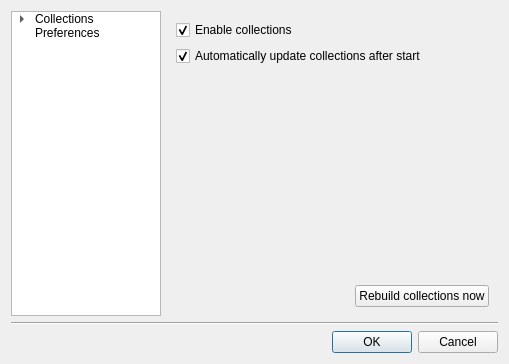
<?xml version="1.0" encoding="UTF-8"?>
<ui version="4.0">
 <class>PreferencesDialog</class>
 <widget class="QDialog" name="PreferencesDialog">
  <property name="geometry">
   <rect>
    <x>0</x>
    <y>0</y>
    <width>509</width>
    <height>364</height>
   </rect>
  </property>
  <property name="windowTitle">
   <string>Dialog</string>
  </property>
  <layout class="QVBoxLayout" name="verticalLayout">
   <item>
    <layout class="QHBoxLayout" name="horizontalLayout">
     <item>
      <widget class="QTreeWidget" name="tabsList">
       <property name="sizePolicy">
        <sizepolicy hsizetype="Fixed" vsizetype="Expanding">
         <horstretch>0</horstretch>
         <verstretch>0</verstretch>
        </sizepolicy>
       </property>
       <property name="maximumSize">
        <size>
         <width>150</width>
         <height>16777215</height>
        </size>
       </property>
       <property name="editTriggers">
        <set>QAbstractItemView::NoEditTriggers</set>
       </property>
       <property name="showDropIndicator" stdset="0">
        <bool>false</bool>
       </property>
       <property name="animated">
        <bool>true</bool>
       </property>
       <property name="headerHidden">
        <bool>true</bool>
       </property>
       <property name="columnCount">
        <number>1</number>
       </property>
       <column>
        <property name="text">
         <string>Column 1</string>
        </property>
       </column>
       <item>
        <property name="text">
         <string extracomment="Collections configuration">Collections</string>
        </property>
        <property name="flags">
         <set>ItemIsSelectable|ItemIsEnabled</set>
        </property>
        <item>
         <property name="text">
          <string extracomment="Set path to create the collection from">Path</string>
         </property>
        </item>
       </item>
       <item>
        <property name="text">
         <string extracomment="Other preferences">Preferences</string>
        </property>
       </item>
      </widget>
     </item>
     <item>
      <widget class="QStackedWidget" name="configuration_pages">
       <property name="currentIndex">
        <number>0</number>
       </property>
       <widget class="QWidget" name="collections_page">
        <layout class="QVBoxLayout" name="verticalLayout_2">
         <item>
          <widget class="QCheckBox" name="enableCollectionsCheckbox">
           <property name="text">
            <string>Enable collections</string>
           </property>
           <property name="checked">
            <bool>true</bool>
           </property>
          </widget>
         </item>
         <item>
          <widget class="QCheckBox" name="autoRebuildCheckbox">
           <property name="text">
            <string>Automatically update collections after start</string>
           </property>
           <property name="checked">
            <bool>true</bool>
           </property>
          </widget>
         </item>
         <item>
          <spacer name="verticalSpacer">
           <property name="orientation">
            <enum>Qt::Vertical</enum>
           </property>
           <property name="sizeHint" stdset="0">
            <size>
             <width>20</width>
             <height>40</height>
            </size>
           </property>
          </spacer>
         </item>
         <item>
          <layout class="QHBoxLayout" name="horizontalLayout_2">
           <item>
            <spacer name="horizontalSpacer">
             <property name="orientation">
              <enum>Qt::Horizontal</enum>
             </property>
             <property name="sizeHint" stdset="0">
              <size>
               <width>40</width>
               <height>20</height>
              </size>
             </property>
            </spacer>
           </item>
           <item>
            <widget class="QPushButton" name="rebuildCollectionsNowBtn">
             <property name="text">
              <string>Rebuild collections now</string>
             </property>
            </widget>
           </item>
          </layout>
         </item>
        </layout>
       </widget>
       <widget class="QWidget" name="path_page">
        <layout class="QGridLayout" name="gridLayout">
         <item row="0" column="0">
          <widget class="QTreeView" name="pathSelect">
           <property name="sizePolicy">
            <sizepolicy hsizetype="Expanding" vsizetype="Expanding">
             <horstretch>0</horstretch>
             <verstretch>0</verstretch>
            </sizepolicy>
           </property>
          </widget>
         </item>
        </layout>
       </widget>
       <widget class="QWidget" name="preferences_page">
        <layout class="QVBoxLayout" name="verticalLayout_3">
         <item>
          <widget class="QCheckBox" name="rememberLastSessionCheckbox">
           <property name="text">
            <string>Remember last session</string>
           </property>
           <property name="checked">
            <bool>true</bool>
           </property>
          </widget>
         </item>
         <item>
          <spacer name="verticalSpacer_2">
           <property name="orientation">
            <enum>Qt::Vertical</enum>
           </property>
           <property name="sizeHint" stdset="0">
            <size>
             <width>20</width>
             <height>40</height>
            </size>
           </property>
          </spacer>
         </item>
        </layout>
       </widget>
      </widget>
     </item>
    </layout>
   </item>
   <item>
    <widget class="Line" name="line">
     <property name="orientation">
      <enum>Qt::Horizontal</enum>
     </property>
    </widget>
   </item>
   <item>
    <widget class="QDialogButtonBox" name="buttonBox">
     <property name="standardButtons">
      <set>QDialogButtonBox::Cancel|QDialogButtonBox::Ok</set>
     </property>
    </widget>
   </item>
  </layout>
 </widget>
 <resources/>
 <connections/>
</ui>
